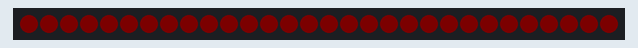
This sketch was run on a simulated Arduino Uno, built with avr-gcc and run on an emulated ATmega328P. Parts: 30 RGB LEDs in strip order, left to right. Dim RGB values are drawn brighter than linear.

Above: at 0.52 s.
At 2.36 s:
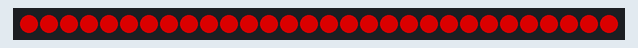

The sketch:

Fade.ino
```cpp
#include <Adafruit_NeoPixel.h>
#ifdef __AVR__
  #include <avr/power.h>
#endif

Adafruit_NeoPixel strip = Adafruit_NeoPixel (30, 2, NEO_GRB + NEO_KHZ800);

byte neopix_gamma [] = {
    0,  0,  0,  0,  0,  0,  0,  0,  0,  0,  0,  0,  0,  0,  0,  0,
    0,  0,  0,  0,  0,  0,  0,  0,  0,  0,  0,  0,  1,  1,  1,  1,
    1,  1,  1,  1,  1,  1,  1,  1,  1,  2,  2,  2,  2,  2,  2,  2,
    2,  3,  3,  3,  3,  3,  3,  3,  4,  4,  4,  4,  4,  5,  5,  5,
    5,  6,  6,  6,  6,  7,  7,  7,  7,  8,  8,  8,  9,  9,  9, 10,
   10, 10, 11, 11, 11, 12, 12, 13, 13, 13, 14, 14, 15, 15, 16, 16,
   17, 17, 18, 18, 19, 19, 20, 20, 21, 21, 22, 22, 23, 24, 24, 25,
   25, 26, 27, 27, 28, 29, 29, 30, 31, 32, 32, 33, 34, 35, 35, 36,
   37, 38, 39, 39, 40, 41, 42, 43, 44, 45, 46, 47, 48, 49, 50, 50,
   51, 52, 54, 55, 56, 57, 58, 59, 60, 61, 62, 63, 64, 66, 67, 68,
   69, 70, 72, 73, 74, 75, 77, 78, 79, 81, 82, 83, 85, 86, 87, 89,
   90, 92, 93, 95, 96, 98, 99,101,102,104,105,107,109,110,112,114,
  115,117,119,120,122,124,126,127,129,131,133,135,137,138,140,142,
  144,146,148,150,152,154,156,158,160,162,164,167,169,171,173,175,
  177,180,182,184,186,189,191,193,196,198,200,203,205,208,210,213,
  215,218,220,223,225,228,231,233,236,239,241,244,247,249,252,255 };

uint32_t color = strip.Color (255, 0, 0);

void setup () {;
  strip.begin ();
  strip.show ();
}

void loop () {
  Fade (5);
}

void Fade (uint8_t wait) {
  for (int j = 0; j < 256; j++) {
    for (int i = 0; i < strip.numPixels (); i++) {
      strip.setPixelColor (i, color);
      strip.setBrightness (neopix_gamma[j]);
    }
    delay (wait);
    strip.show ();
  }
  for (int j = 255; j >= 0; j--){
    for (int i = 0; i < strip.numPixels (); i++) {
      strip.setPixelColor (i, color);
      strip.setBrightness (neopix_gamma[j]);
    }
    delay (wait);
    strip.show ();
  }
}
```

Measured:
- by itself, everything shown: repeats every 3.7 s, in 17 steps
